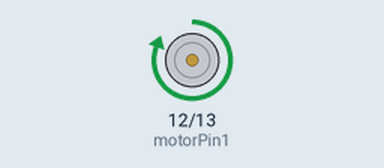
Recording of a sketch running on a simulated ESP32. Parts: motor-driver pin pairs drawn as motors (green arrow = first pin HIGH = forward, orange = second pin HIGH = backward, longer = more drive, scaled by the enable pin). What the sketch prints to the serial monitor is not drawn.

Above: at 2.5 s.
At 5.5 s:
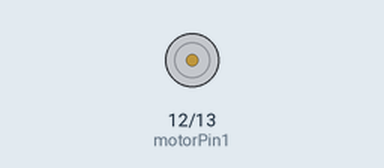
At 7.0 s:
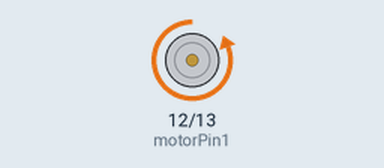
Timing chart, 0 to 11.7 s (numbered marks = the images above):
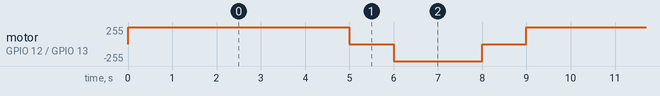

The sketch:

motor.ino
```cpp
// Define motor control pins
const int motorPin1 = 12;  // IN1
const int motorPin2 = 13;  // IN2
const int enablePin = 27;  // ENA (PWM)

void setup() {
  // Set pin modes
  pinMode(motorPin1, OUTPUT);
  pinMode(motorPin2, OUTPUT);
  pinMode(enablePin, OUTPUT);

  // Start with the motor off
  digitalWrite(motorPin1, LOW);
  digitalWrite(motorPin2, LOW);
  analogWrite(enablePin, 0);

  // pinMode(LED_BUILTIN, OUTPUT);

  // Bluetooth.begin(9600); // Bluetooth module

  Serial.begin(9600);

}

void loop() {

  // Rotate motor forward
  digitalWrite(motorPin1, HIGH);
  digitalWrite(motorPin2, LOW);
  analogWrite(enablePin, 255);  // Full speed
  Serial.println("printing");
  // digitalWrite(LED_BUILTIN, HIGH);
  delay(5000);  // Run for 2 seconds

  // Stop the motor
  digitalWrite(motorPin1, LOW);
  digitalWrite(motorPin2, LOW);
  analogWrite(enablePin, 0);  // Stop
  // digitalWrite(LED_BUILTIN, LOW);
  delay(1000);  // Pause for 1 second

  // Rotate motor backward
  digitalWrite(motorPin1, LOW);
  digitalWrite(motorPin2, HIGH);
  analogWrite(enablePin, 255);  // Full speed
  delay(2000);  // Run for 2 seconds

  // Stop the motor again
  digitalWrite(motorPin1, LOW);
  digitalWrite(motorPin2, LOW);
  analogWrite(enablePin, 0);  // Stop
  delay(1000);  // Pause for 1 second
}
```

Measured:
- by itself, motor on GPIO 12 (motorPin1) / GPIO 13 (motorPin2): repeats every 9.0 s: stopped 1.0 s, backward 255/255 2.0 s, stopped 1.0 s, forward 255/255 5.0 s
